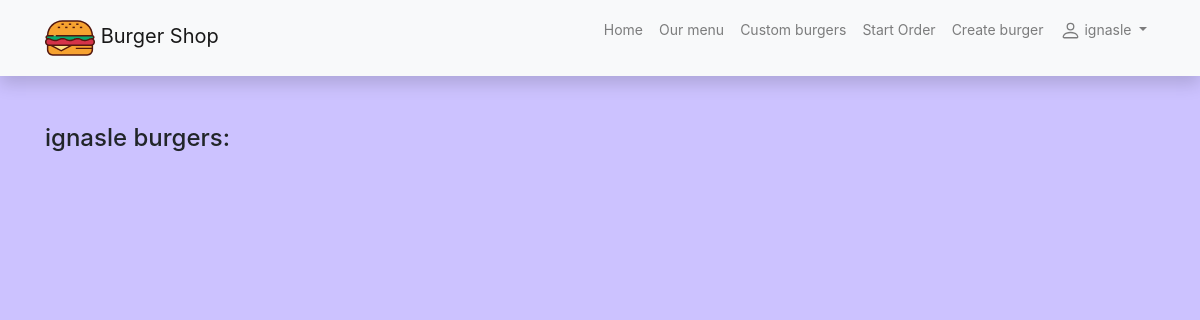
Before: /burger_shop/my-burgers/ (signed in) with the older database file.
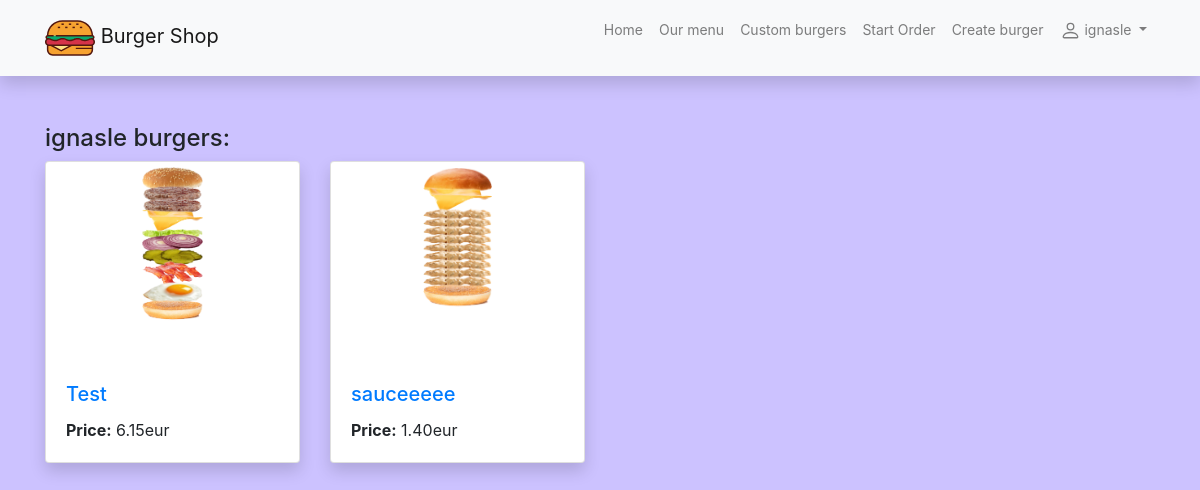
After: the same page with the newer database file.
### burger_shop/models.py (models this page shows, shortened)
class CustomBurger(models.Model):
    user = models.ForeignKey(User, on_delete=models.SET_NULL, null=True, blank=True)
    name = models.CharField('Name', max_length=50)
    image = models.ImageField(upload_to='users_burgers', blank=True, null=True)
    @property
    def total_price(self):
        recipe_items = self.customburgerrecipe_set.all()
        return sum(item.price for item in recipe_items)
    class Meta:
        verbose_name = 'Custom Burger'
        verbose_name_plural = 'Custom Burgers'

class CustomBurgerRecipe(models.Model):
    custom_burger = models.ForeignKey(CustomBurger, on_delete=models.CASCADE, null=True, blank=True)
    ingredient = models.ForeignKey(Ingredient, on_delete=models.CASCADE, null=True, blank=True)
    quantity = models.IntegerField('Quantity')
    @property
    def price(self):
        if self.ingredient and self.quantity:
            return self.ingredient.price * self.quantity
        return 0

class Ingredient(models.Model):
    category = models.CharField('Category', max_length=50)
    name = models.CharField('Name', max_length=50)
    description = models.CharField('Description', max_length=150)
    price = models.DecimalField('Price', max_digits=30, decimal_places=2)
    part_image = models.ImageField(upload_to='burger_components/', blank=True)
    class Meta:
        verbose_name = 'Ingredient'
        verbose_name_plural = 'Ingredients'

### burger_shop/views.py (the view)
# urls.py: path('my-burgers/',views.user_burgers,name='user_burgers'),
@login_required
def user_burgers(request):
    burgers = CustomBurger.objects.filter(user=request.user)
    return render(request, 'user_burgers.html',{'burgers':burgers})

### burger_shop/templates/user_burgers.html
{% extends 'base.html' %}
{% load static %}
{% block content %}
<h4>{{ user.username }} burgers:</h4>
<div class="row">
    {% for burger in burgers %}
        <div class="col-sm-6 col-md-3 d-flex align-items-stretch">
            <div class="card mb-4 shadow">
                {% if burger.image %}
                    <img class="card-img-top" src="{{ burger.image.url }}" style="object-fit: contain;">
                {% else %}
                    <img class="card-img-top" src="{% static 'img/no-image.png' %}">
                {% endif %}
                <div class="card-body">
                    <a href="{% url 'burger_shop:user_burger' burger.id %}"><h5 class="card-title">{{ burger.name }}</h5></a>
                    <p class="card-text"><strong>Price:</strong> {{ burger.total_price }}eur</p>
                </div>
            </div>
        </div>
    {% endfor %}
</div>
{% endblock %}

Changed rows visible on the page:
added CustomBurger: image (picture), name "Test", total_price "6.15"
added CustomBurger: image (picture), name "sauceeeee", total_price "1.40"
